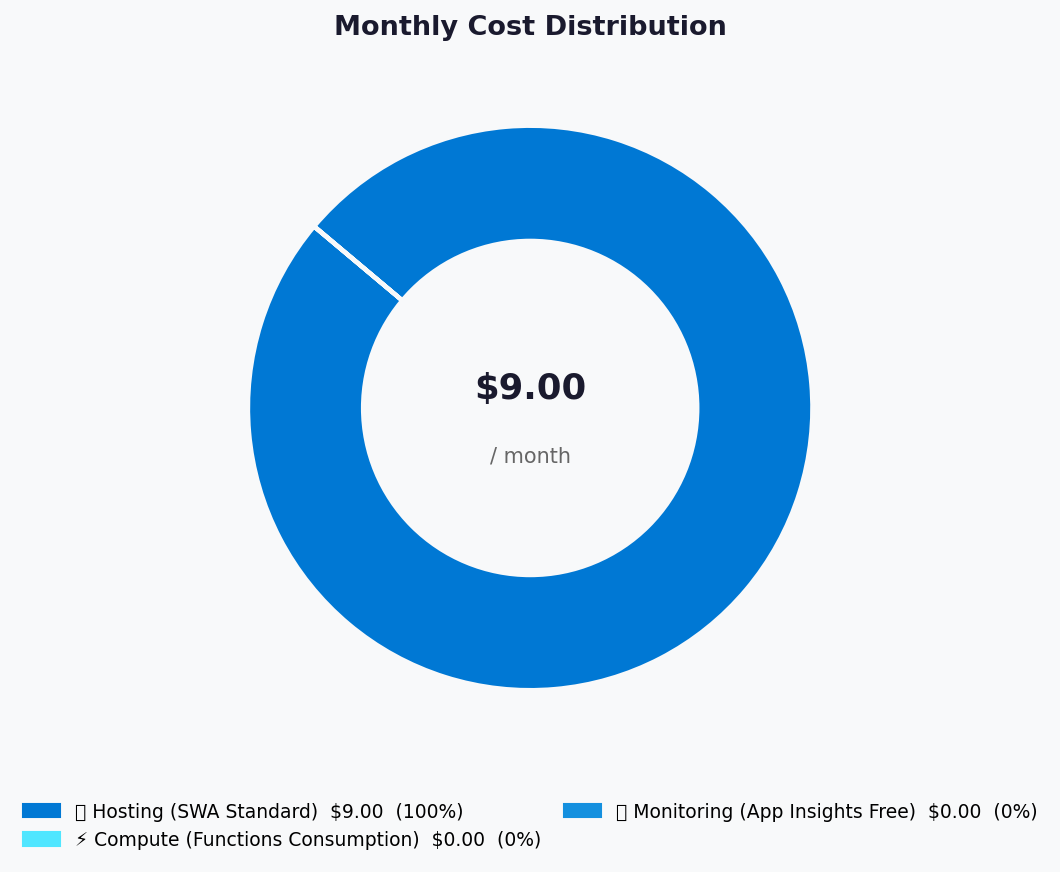

The Python source for this figure:
import matplotlib.pyplot as plt
import matplotlib.patches as mpatches
import numpy as np


def generate_cost_distribution_chart(
    categories: dict,
    total_monthly: float,
    output_path: str = "03-des-cost-distribution.png",
) -> None:
    """Render a donut chart of cost breakdown by category."""
    PALETTE = [
        "#0078D4",
        "#50E6FF",
        "#1490DF",
        "#773ADC",
        "#FFB900",
        "#107C10",
        "#D13438",
    ]

    labels = list(categories.keys())
    values = list(categories.values())
    colors = PALETTE[: len(labels)]
    pcts = [v / sum(values) * 100 for v in values]

    fig, ax = plt.subplots(figsize=(8, 6))
    fig.patch.set_facecolor("#F8F9FA")
    ax.set_facecolor("#F8F9FA")

    wedge_props = {"linewidth": 2, "edgecolor": "#F8F9FA"}
    wedges, _ = ax.pie(
        values,
        colors=colors,
        wedgeprops=wedge_props,
        startangle=140,
        pctdistance=0.82,
    )

    hole = plt.Circle((0, 0), 0.60, fc="#F8F9FA")
    ax.add_patch(hole)

    ax.text(
        0, 0.07, f"${total_monthly:,.2f}", ha="center", va="center",
        fontsize=17, fontweight="bold", color="#1A1A2E",
    )
    ax.text(0, -0.17, "/ month", ha="center", va="center", fontsize=10, color="#666")

    legend_labels = [
        f"{lbl}  ${val:,.2f}  ({pct:.0f}%)"
        for lbl, val, pct in zip(labels, values, pcts)
    ]
    patches = [mpatches.Patch(color=c, label=l) for c, l in zip(colors, legend_labels)]
    ax.legend(
        handles=patches, loc="lower center", bbox_to_anchor=(0.5, -0.15),
        ncol=2, fontsize=9, framealpha=0.0, columnspacing=1.2,
    )

    ax.set_title(
        "Monthly Cost Distribution", fontsize=13, fontweight="bold",
        color="#1A1A2E", pad=10,
    )

    plt.tight_layout(pad=1.4)
    plt.savefig(output_path, dpi=150, bbox_inches="tight", facecolor=fig.get_facecolor())
    plt.close()
    print(f"Generated: {output_path}")


categories = {
    "🌐 Hosting (SWA Standard)": 9.00,
    "⚡ Compute (Functions Consumption)": 0.001,
    "📊 Monitoring (App Insights Free)": 0.001,
}
generate_cost_distribution_chart(
    categories,
    total_monthly=9.00,
    output_path="agent-output/my-demo/03-des-cost-distribution.png",
)
